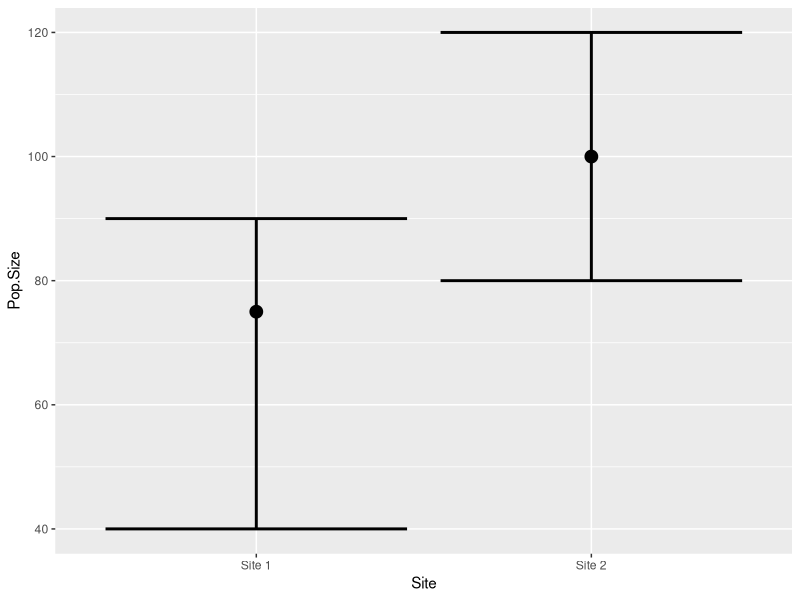
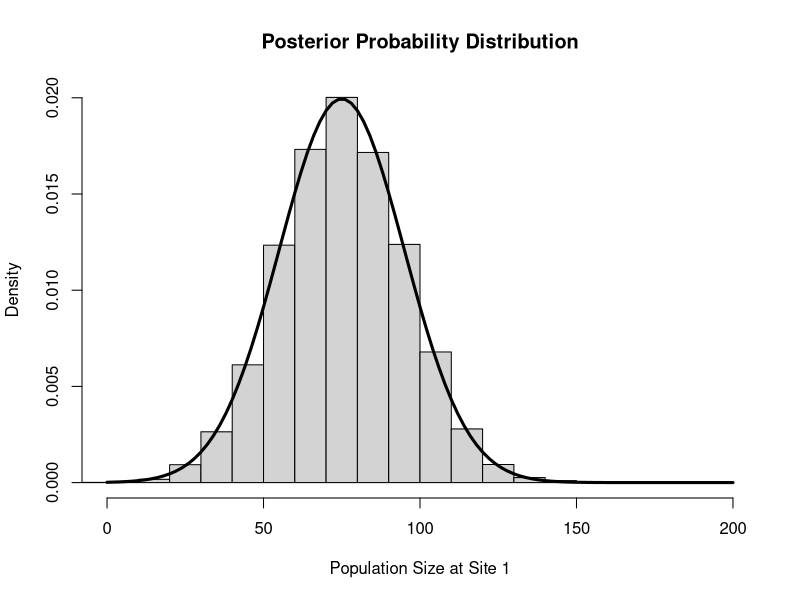
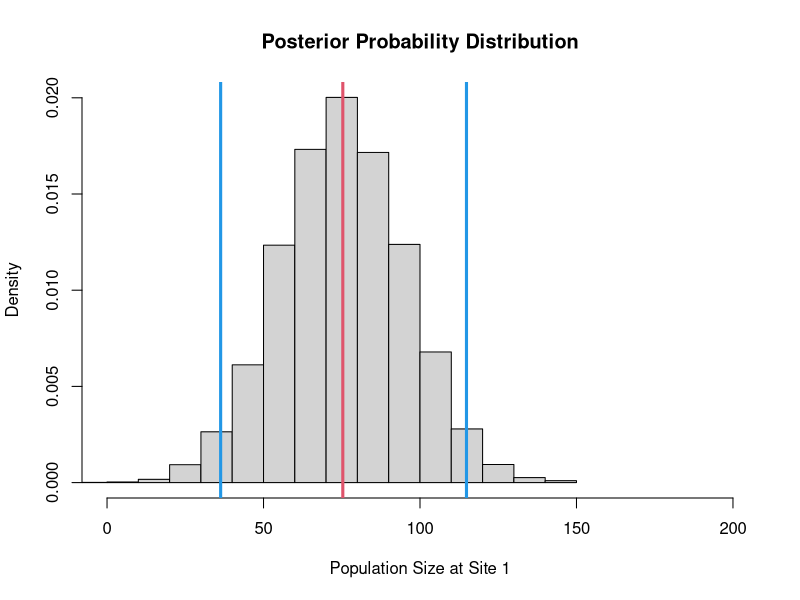
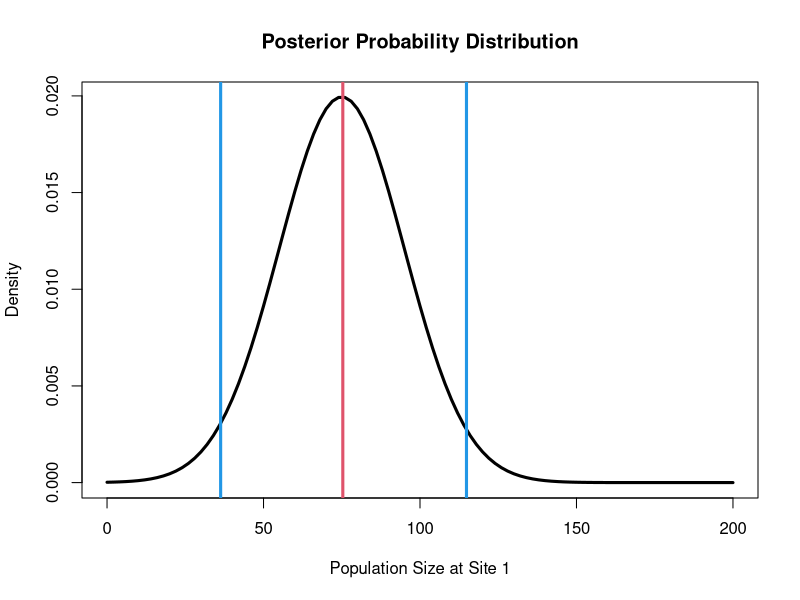
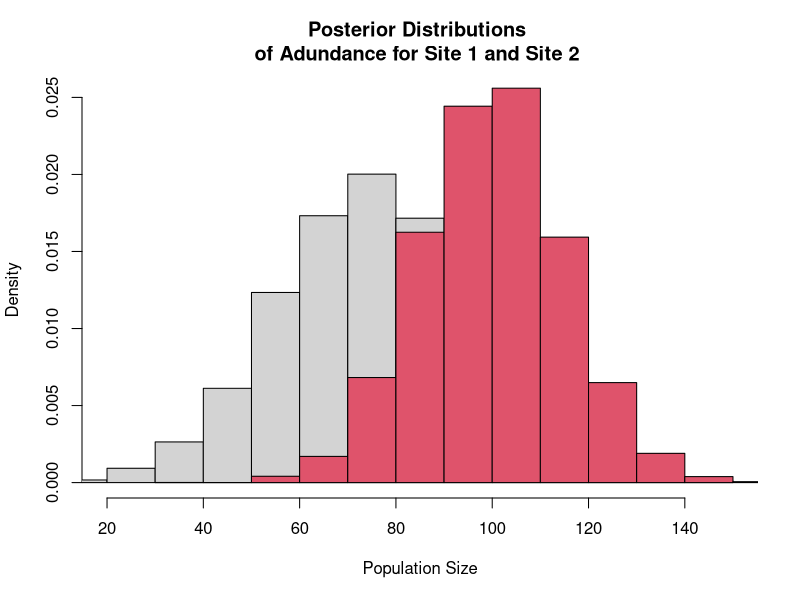
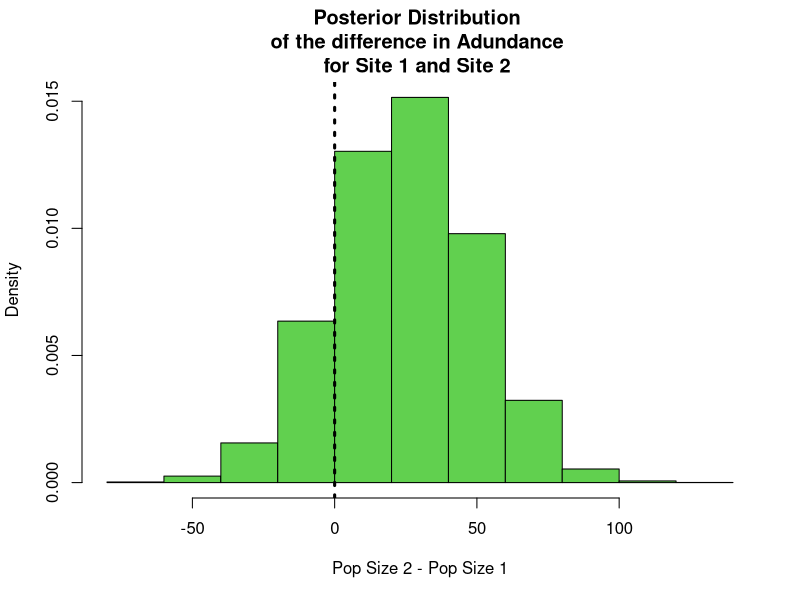
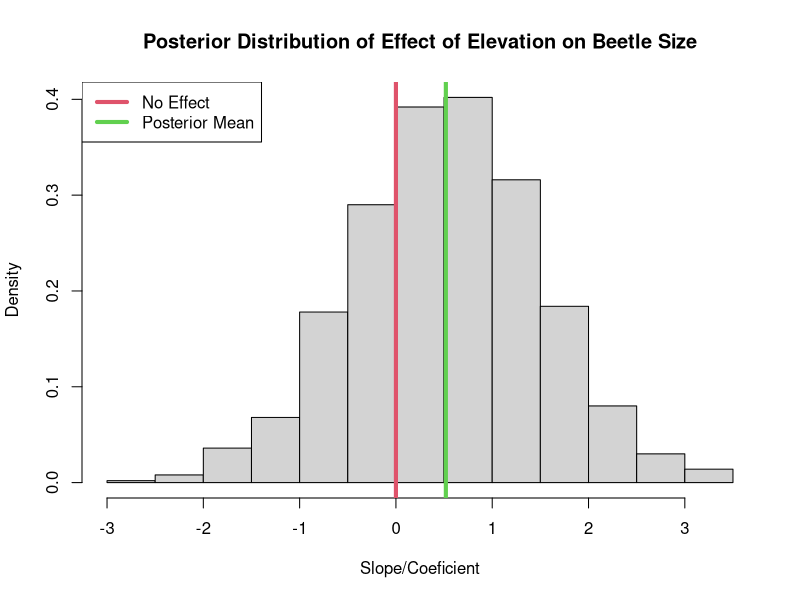
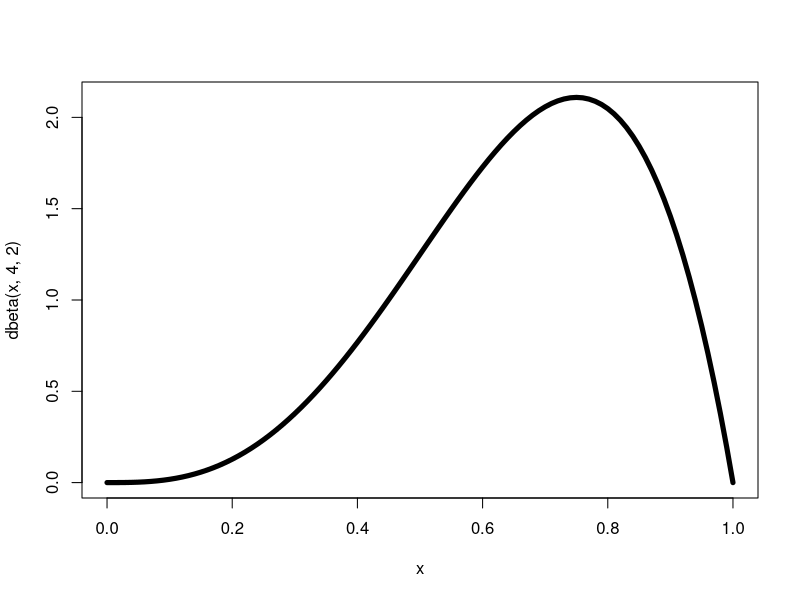

Here is the R script that generated these plots, in order:
## ----eval=TRUE,echo=FALSE,fig.align='center'----
set.seed(923874)                 # Create example data

data <- data.frame(Site = c("Site 1","Site 2"),
                         Pop.Size = c(75,100),
                         lowerCI = c(40,80),
                         upperCI = c(90,120))


library("ggplot2")

ggplot(data, aes(Site, Pop.Size)) +        # ggplot2 plot with confidence intervals
  geom_point(cex=4) +
  geom_errorbar(aes(ymin = lowerCI, ymax = upperCI),size = 1)

knitr::kable(head(data))



## ----eval=TRUE,echo=FALSE--------------------
set.seed(5435)
rnorm(10,75,20)


## ----eval=TRUE,echo=FALSE,fig.align='center'----
par(mfrow=c(1,1))
set.seed(54354)
post1=rnorm(10000,75,20)
hist(post1,xlim=c(0,200),freq=FALSE,main="Posterior Probability Distribution",xlab="Population Size at Site 1")
curve(dnorm(x,75,20),xlim=c(0,200),main="Posterior Probability Distribution",ylab="Density",lwd=3,
      xlab="Population Size at Site 1",add=TRUE)


## ----eval=TRUE,echo=FALSE--------------------
set.seed(5435)
rnorm(10,75,20)


## ----eval=TRUE,echo=FALSE,fig.align='center'----
par(mfrow=c(1,1))
hist(post1,xlim=c(0,200),freq=FALSE,main="Posterior Probability Distribution",xlab="Population Size at Site 1")
abline(v=mean(post1),lwd=3,col=2)
abline(v=quantile(post1,probs=c(0.025,0.975)),lwd=3,col=4)
curve(dnorm(x,75,20),xlim=c(0,200),main="Posterior Probability Distribution",ylab="Density",lwd=3,xlab="Population Size at Site 1")
abline(v=mean(post1),lwd=3,col=2)
abline(v=quantile(post1,probs=c(0.025,0.975)),lwd=3,col=4)



## ----eval=TRUE,echo=FALSE, fig.align='center'----
par(mfrow=c(1,1))
set.seed(4345)
post1=post1
post2=rnorm(10000,100,15)
hist(post1,freq=FALSE,xlim=c(20,150),ylim=c(0,0.025),main="Posterior Distributions \nof Adundance for Site 1 and Site 2 ",
     xlab="Population Size")
hist(post2,freq=FALSE,xlim=c(20,150),add=TRUE,col=2)



## ----eval=TRUE,echo=TRUE---------------------
diff = post2 - post1


## ----eval=TRUE,echo=FALSE, fig.align='center'----
diff=post2-post1
hist(diff,freq=FALSE,col=3,main="Posterior Distribution \nof the difference in Adundance \nfor Site 1 and Site 2 ",
     xlab="Pop Size 2 - Pop Size 1")
abline(v=0, lwd=3,lty=3)


## ----eval=TRUE,echo=TRUE---------------------
length(which(diff>0))/length(diff)


## ----eval=TRUE,echo=FALSE--------------------
set.seed(5435)
elev = seq(-1,1,by=0.1)
b.size =rnorm(21,mean=1+1*elev,sd=1)


## ----eval=TRUE,echo=TRUE---------------------
summary(glm(b.size~elev))


## ----eval=TRUE,echo=FALSE--------------------
set.seed(543534)
post=rnorm(1000,0.5,1)
hist(post,main="Posterior Distribution of Effect of Elevation on Beetle Size",freq = FALSE,xlab="Slope/Coeficient")
abline(v=0, lwd=4,col=2)
abline(v=mean(post), lwd=4,col=3)
legend("topleft",col=c(2,3),lwd=4,legend=c("No Effect", "Posterior Mean"))


## ----eval=TRUE,echo=TRUE---------------------
  mean(post)


## ----eval=TRUE,echo=TRUE---------------------
  quantile(post,prob=0.5)


## ----eval=TRUE,echo=TRUE---------------------
  modeest::shorth(post)


## ----eval=TRUE,echo=TRUE---------------------
# Quantile Credible Intervals:
  quantile(post,
           prob = c(0.025,0.975)
           )


## ----eval=TRUE,echo=TRUE---------------------
# Highest Posterior Density Intervals (HPDI)
  coda::HPDinterval(coda::as.mcmc(post),
                    prob = 0.95
                    )
     


## ----eval=TRUE,echo=TRUE---------------------
# Probability of a positive effect (exact p-value)
 length(which(post>0))/length(post)


## ----eval=TRUE,echo=TRUE---------------------
# Probability of a negative effect (exact p-value)
 length(which(post<0))/length(post)


## --------------------------------------------
#| echo: TRUE
#| eval: FALSE
#| code-fold: true
#| code-summary: "Click for Answer"

# # P(A)
# 3/10 = 0.3
# 
# # P(B)
# 5/10 = 0.5


## --------------------------------------------
#| echo: TRUE
#| eval: FALSE
#| code-fold: true
#| code-summary: "Click for Answer"

# # P(A and B)
# 2/10 = 0.2
# 


## --------------------------------------------
#| echo: TRUE
#| eval: FALSE
#| code-fold: true
#| code-summary: "Click for Answer"

# # P(A|B)
# 2/5 = 0.4
# 
# # P(B|A)
# 2/3 = 0.6666


## --------------------------------------------
#| echo: TRUE
#| eval: FALSE
#| code-fold: true
#| code-summary: "Click for Answer"

# # P(A or B)
# # P(A) + P(B) - P(A and B)
# 
# 0.3 + 0.5 - 0.2 = 0.6
# 
# 


## ----prior, echo=TRUE, eval=TRUE-------------
curve(dbeta(x, 4,2),xlim=c(0,1),lwd=5)


## ----prior2, echo=TRUE, eval=TRUE------------
curve(dbeta(x, 1,1),xlim=c(0,1),lwd=5)


## ----echo=FALSE------------------------------
#| fig-width: 10
#| fig-height: 5
#| fig-align: center
set.seed(3243)
x=rnorm(5000,0,100)
par(mfrow=c(1,2))
plot(density(x),lwd=3,col=1,main="logit-scale",xlab="logit-scald values")
plot(density(x),lwd=3,col=1,main="logit-scale",xlab="logit-scald values",xlim=c(-10,10))


## ----echo=FALSE------------------------------
#| fig-width: 10
#| fig-height: 5
#| fig-align: center
par(mfrow=c(1,2))
plot(density(plogis(x),bw=0.02),lwd=3,col=1,main="probability-scale",xlab="Probability")
hist(plogis(x),main="probability-scale",xlab="Probability")


## ----echo=FALSE------------------------------
#| fig-width: 15
#| fig-height: 5
#| fig-align: center
set.seed(3243)
x=rlogis(20000, location = 0, scale = 1)
par(mfrow=c(1,3),cex=1.2)
plot(density(x),lwd=3,col=1,main="logit-scale",xlab="logit-scald values")
plot(density(plogis(x),bw=0.08),lwd=3,col=1,main="probability-scale",xlab="Probability")
hist(plogis(x),main="probability-scale",xlab="Probability")


## ----eval=TRUE, echo=TRUE--------------------
curve(dbeta(x,1,1),xlim=c(0,1),lwd=3,col=2,xlab="p",
      ylab = "Prior Probability Density")


## ----eval=TRUE, echo=TRUE--------------------
# Survival outcomes of three adult hippos
  y1 = c(0,0,0,0,0,0,0,1,1)
  N1 = length(y1)
  mle.p = mean(y1)
  mle.p


## ----eval=TRUE, echo=TRUE--------------------
  alpha.prior1 = 1
  beta.prior1 = 1


## ----eval=TRUE, echo=FALSE-------------------
#Plot of prior 1
curve(dbeta(x,shape1=alpha.prior1,shape2=beta.prior1),lwd=3,
      xlab="Probability",ylab="Probabilty Density",
      main="Prior Probability of Success",ylim=c(0,20))
legend("topleft",col=c(1,2),legend=c("Prior 1"),lwd=3)


## ----eval=TRUE, echo=TRUE--------------------
  alpha.prior2 = 10
  beta.prior2 = 2


## ----eval=TRUE, echo=FALSE-------------------
curve(dbeta(x,shape1=alpha.prior1,shape2=beta.prior1),lwd=3,
      xlab="Probability",ylab="Probabilty Density",
      main="Prior Probability of Success",ylim=c(0,20))
legend("topleft",col=c(1,2),legend=c("Prior 1"),lwd=3)
curve(dbeta(x,shape1=alpha.prior2,shape2=beta.prior2),lwd=3,col=2,add=TRUE)
legend("topleft",col=c(1,2),legend=c("Prior 1", "Prior 2"),lwd=3)


## ----eval=TRUE, echo=TRUE--------------------
  alpha.prior3 = 150
  beta.prior3 = 15


## ----eval=TRUE, echo=FALSE-------------------
curve(dbeta(x,shape1=alpha.prior1,shape2=beta.prior1),lwd=3,
      xlab="Probability",ylab="Probabilty Density",
      main="Prior Probability of Success",ylim=c(0,20))
legend("topleft",col=c(1,2),legend=c("Prior 1"),lwd=3)
curve(dbeta(x,shape1=alpha.prior2,shape2=beta.prior2),lwd=3,col=2,add=TRUE)
curve(dbeta(x,shape1=alpha.prior3,shape2=beta.prior3),lwd=3,col=3,add=TRUE)
legend("topleft",col=c(1,2,3),legend=c("Prior 1", "Prior 2","Prior 3"),lwd=3)



## ----eval=TRUE, echo=TRUE--------------------
# Note how the data are the same, but the prior is changing.
# Gibbs sampler
  post.1 = rbeta(10000,alpha.prior1+sum(y1),beta.prior1+N1-sum(y1))
  post.2 = rbeta(10000,alpha.prior2+sum(y1),beta.prior2+N1-sum(y1))
  post.3 = rbeta(10000,alpha.prior3+sum(y1),beta.prior3+N1-sum(y1))


## ----eval=TRUE, echo=FALSE-------------------
plot(density(post.1,adjust=1.3),ylim=c(0,20),xlim=c(0,1),col=1,lwd=3,main="Prior 1",
     xlab="Posterior Probability",ylab="Probability Density")
curve(dbeta(x,shape1=alpha.prior1,shape2=beta.prior1),
      add=TRUE,col=1,lwd=3,lty=3)
abline(v=mle.p,col="purple",lwd=3)
legend("topright",lwd=3,lty=c(1,3,1),col=c("black","black","purple"),
       legend=c("Posterior","Prior","MLE"))


## ----eval=TRUE, echo=FALSE-------------------
plot(density(post.2,adjust=1.3),ylim=c(0,20),xlim=c(0,1),col=2,lwd=3,main="Prior 2",
     xlab="Posterior Probability",ylab="Probability Density")
curve(dbeta(x,shape1=alpha.prior2,shape2=beta.prior2),
      add=TRUE,col=2,lwd=3,lty=3)
abline(v=mle.p,col="purple",lwd=3)
legend("topright",lwd=3,lty=c(1,3,1),col=c("red","red","purple"),
       legend=c("Posterior","Prior","MLE"))


## ----eval=TRUE, echo=FALSE-------------------
plot(density(post.3,adjust=1.3),ylim=c(0,20),xlim=c(0,1),col=3,lwd=3,main="Prior 3",
     xlab="Posterior Probability",ylab="Probability Density")
curve(dbeta(x,shape1=alpha.prior3,shape2=beta.prior3),
      add=TRUE,col=3,lwd=3,lty=3)
abline(v=mle.p,col="purple",lwd=3)
legend("topleft",lwd=3,lty=c(1,3,1),col=c("green","green","purple"),
       legend=c("Posterior","Prior","MLE"))


## ----eval=TRUE, echo=TRUE--------------------
y2 = c(0,0,0,0,0,0,0,1,1,1,1,1,1,1,1,1,1,1,1,1,0,
       1,1,1,1,1,1,1,1,1,1,1,1,1,1,1,1,1,1,1)
length(y2)


## ----eval=TRUE, echo=FALSE-------------------
N2=length(y2)

mle.p=mean(y2)

post.4=rbeta(10000,alpha.prior1+sum(y2),beta.prior1+N2-sum(y2))
post.5=rbeta(10000,alpha.prior2+sum(y2),beta.prior2+N2-sum(y2))
post.6=rbeta(10000,alpha.prior3+sum(y2),beta.prior3+N2-sum(y2))

plot(density(post.4,adjust=1.3),ylim=c(0,20),xlim=c(0,1),col=1,lwd=3,main="Prior 1",
     xlab="Posterior Probability",ylab="Probability Density")
curve(dbeta(x,shape1=alpha.prior1,shape2=beta.prior1),
      add=TRUE,col=1,lwd=3,lty=3)
abline(v=mle.p,col="purple",lwd=3)
legend("topleft",lwd=3,lty=c(1,3,1),col=c("black","black","purple"),
       legend=c("Posterior","Prior","MLE"))


## ----eval=TRUE, echo=FALSE-------------------
plot(density(post.5,adjust=1.3),ylim=c(0,20),xlim=c(0,1),col=2,lwd=3,main="Prior 2",
     xlab="Posterior Probability",ylab="Probability Density")
curve(dbeta(x,shape1=alpha.prior2,shape2=beta.prior2),
      add=TRUE,col=2,lwd=3,lty=3)
abline(v=mle.p,col="purple",lwd=3)
legend("topleft",lwd=3,lty=c(1,3,1),col=c("red","red","purple"),
       legend=c("Posterior","Prior","MLE"))


## ----eval=TRUE, echo=FALSE-------------------
plot(density(post.6,adjust=1.3),ylim=c(0,20),xlim=c(0,1),col=3,lwd=3,main="Prior 3",
     xlab="Posterior Probability",ylab="Probability Density")
curve(dbeta(x,shape1=alpha.prior3,shape2=beta.prior3),
      add=TRUE,col=3,lwd=3,lty=3)
abline(v=mle.p,col="purple",lwd=3)
legend("topleft",lwd=3,lty=c(1,3,1),col=c("green","green","purple"),
       legend=c("Prior 1","Prior 2","Prior 3"))



## ----eval=TRUE, echo=FALSE-------------------
par(mfrow=c(1,2))
plot(density(post.1,adjust=1.3),ylim=c(0,20),xlim=c(0,1),col=1,lwd=3,main="Less Data",
     xlab="Posterior Probability",ylab="Probability Density")
#curve(dbeta(x,shape1=alpha1,shape2=beta1),
#      add=TRUE,col=1,lwd=3,lty=3)
#abline(v=mle.p,col="purple",lwd=3)

lines(density(post.2,adjust=1.3),ylim=c(0,20),xlim=c(0,1),col=2,lwd=3)
#curve(dbeta(x,shape1=alpha2,shape2=beta2),
#      add=TRUE,col=2,lwd=3,lty=3)
#abline(v=mle.p,col="purple",lwd=3)

lines(density(post.3,adjust=1.3),ylim=c(0,20),xlim=c(0,1),col=3,lwd=3)
#curve(dbeta(x,shape1=alpha3,shape2=beta3),
#      add=TRUE,col=3,lwd=3,lty=3)
#abline(v=mle.p,col="purple",lwd=3)
legend("topleft",lwd=3,lty=c(1,1,1),col=c("black","red","green"),
       legend=c("Prior 1","Prior 2","Prior 3"))

#################
plot(density(post.4,adjust=1.3),ylim=c(0,20),xlim=c(0,1),col=1,lwd=3,main="More Data",
     xlab="Posterior Probability",ylab="Probability Density")
#curve(dbeta(x,shape1=alpha1,shape2=beta1),
#      add=TRUE,col=1,lwd=3,lty=3)
#abline(v=mle.p,col="purple",lwd=3)

lines(density(post.5,adjust=1.3),ylim=c(0,20),xlim=c(0,1),col=2,lwd=3)
#curve(dbeta(x,shape1=alpha2,shape2=beta2),
#      add=TRUE,col=2,lwd=3,lty=3)
#abline(v=mle.p,col="purple",lwd=3)

lines(density(post.6),ylim=c(0,20),xlim=c(0,1),col=3,lwd=3)
#curve(dbeta(x,shape1=alpha3,shape2=beta3),
#      add=TRUE,col=3,lwd=3,lty=3)
#abline(v=mle.p,col="purple",lwd=3)
legend("topleft",lwd=3,lty=c(1,1,1),col=c("black","red","green"),
       legend=c("Prior 1","Prior 2","Prior 3"))



## ----eval=TRUE,echo=FALSE--------------------
set.seed(34534)
x =rnorm(500,0,4)
plot(1:500,x,type="b",ylab="Parameter Value", xlab = "MCMC Sample Iteration",pch=19 )


## ----eval=TRUE,echo=FALSE--------------------
plot(1:500,x,type="l",ylab="Parameter Value", xlab = "MCMC Sample Iteration")
legend("top", 
       legend = c("Red = Discard", "Black = Keep"), 
       col = c("red", "black"), 
       pch = 16, 
       horiz = TRUE)
my_colors <- rep(c("red", "black"),250)
points(1:500, x, col = my_colors, pch = 16, cex = 0.5)


## ----eval=TRUE,echo=FALSE--------------------
set.seed(34534)
x2=rnorm(500,-10+0.02*(1:500),3)
plot(1:1000,c(x2,x),type="l",ylab="Parameter Value", xlab = "MCMC Sample Iteration")
legend("top", 
       legend = c("Red = Discard", "Black = Keep"), 
       col = c("red", "black"), 
       pch = 16, 
       horiz = TRUE)
my_colors <- c(rep("red", 500), rep("black",250))
points(1:500, x2, col = my_colors, pch = 16, cex = 0.5)


## ----eval=TRUE,echo=FALSE--------------------
set.seed(34534)
x.chain1 =rnorm(500,0,6)
x.chain2 =rnorm(500,0,6)
x.chain3 =rnorm(500,0,6)

x2.chain1=rnorm(500,-10+0.02*(1:500),5)
x2.chain2=rnorm(500,10-0.02*(1:500),5)
x2.chain3=rnorm(500,0,5)




plot(1:1000,c(x2.chain1,x.chain1),type="l",ylab="Parameter Value", xlab = "MCMC Sample Iteration" )
lines(1:1000,c(x2.chain2,x.chain2),col=2)
lines(1:1000,c(x2.chain3,x.chain3),col=3)

legend("top", 
       legend = c("Red = Chain1", "Black = Chain2", "Green = Chain3"), 
       col = c("red", "black","green"), 
       pch = 16, 
       horiz = TRUE)
